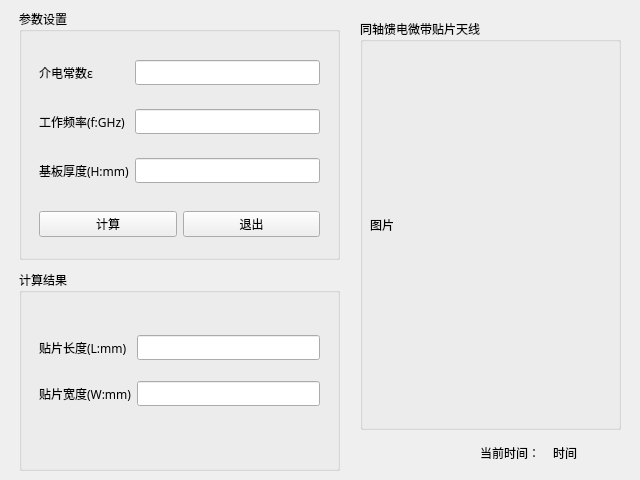
<?xml version="1.0" encoding="UTF-8"?>
<ui version="4.0">
 <class>Form</class>
 <widget class="QWidget" name="Form">
  <property name="geometry">
   <rect>
    <x>0</x>
    <y>0</y>
    <width>640</width>
    <height>480</height>
   </rect>
  </property>
  <property name="minimumSize">
   <size>
    <width>640</width>
    <height>480</height>
   </size>
  </property>
  <property name="maximumSize">
   <size>
    <width>640</width>
    <height>480</height>
   </size>
  </property>
  <property name="windowTitle">
   <string>天线计算工具 V1.0 By LiFZ</string>
  </property>
  <widget class="QGroupBox" name="groupBox_1">
   <property name="geometry">
    <rect>
     <x>19</x>
     <y>9</y>
     <width>321</width>
     <height>251</height>
    </rect>
   </property>
   <property name="font">
    <font>
     <family>微软雅黑</family>
     <pointsize>9</pointsize>
    </font>
   </property>
   <property name="title">
    <string>参数设置</string>
   </property>
   <widget class="QWidget" name="layoutWidget">
    <property name="geometry">
     <rect>
      <x>20</x>
      <y>33</y>
      <width>281</width>
      <height>161</height>
     </rect>
    </property>
    <layout class="QGridLayout" name="gridLayout">
     <item row="0" column="0">
      <widget class="QLabel" name="label_1">
       <property name="text">
        <string>介电常数ε</string>
       </property>
      </widget>
     </item>
     <item row="0" column="1">
      <widget class="QLineEdit" name="lineEdit_1"/>
     </item>
     <item row="1" column="0">
      <widget class="QLabel" name="label_2">
       <property name="text">
        <string>工作频率(f:GHz)</string>
       </property>
      </widget>
     </item>
     <item row="1" column="1">
      <widget class="QLineEdit" name="lineEdit_2"/>
     </item>
     <item row="2" column="0">
      <widget class="QLabel" name="label_3">
       <property name="text">
        <string>基板厚度(H:mm)</string>
       </property>
      </widget>
     </item>
     <item row="2" column="1">
      <widget class="QLineEdit" name="lineEdit_3"/>
     </item>
    </layout>
   </widget>
   <widget class="QWidget" name="layoutWidget">
    <property name="geometry">
     <rect>
      <x>20</x>
      <y>200</y>
      <width>281</width>
      <height>31</height>
     </rect>
    </property>
    <layout class="QGridLayout" name="gridLayout_2">
     <item row="0" column="0">
      <widget class="QPushButton" name="pushButton_1">
       <property name="text">
        <string>计算</string>
       </property>
      </widget>
     </item>
     <item row="0" column="1">
      <widget class="QPushButton" name="pushButton_2">
       <property name="text">
        <string>退出</string>
       </property>
      </widget>
     </item>
    </layout>
   </widget>
  </widget>
  <widget class="QGroupBox" name="groupBox_2">
   <property name="geometry">
    <rect>
     <x>19</x>
     <y>270</y>
     <width>321</width>
     <height>201</height>
    </rect>
   </property>
   <property name="font">
    <font>
     <family>微软雅黑</family>
     <pointsize>9</pointsize>
    </font>
   </property>
   <property name="title">
    <string>计算结果</string>
   </property>
   <widget class="QWidget" name="layoutWidget">
    <property name="geometry">
     <rect>
      <x>20</x>
      <y>50</y>
      <width>281</width>
      <height>101</height>
     </rect>
    </property>
    <layout class="QGridLayout" name="gridLayout_3">
     <item row="0" column="0">
      <widget class="QLabel" name="label_4">
       <property name="text">
        <string>贴片长度(L:mm)</string>
       </property>
      </widget>
     </item>
     <item row="0" column="1">
      <widget class="QLineEdit" name="lineEdit_4">
       <property name="readOnly">
        <bool>true</bool>
       </property>
      </widget>
     </item>
     <item row="1" column="0">
      <widget class="QLabel" name="label_5">
       <property name="text">
        <string>贴片宽度(W:mm)</string>
       </property>
      </widget>
     </item>
     <item row="1" column="1">
      <widget class="QLineEdit" name="lineEdit_5">
       <property name="readOnly">
        <bool>true</bool>
       </property>
      </widget>
     </item>
    </layout>
   </widget>
  </widget>
  <widget class="QGroupBox" name="groupBox_4">
   <property name="geometry">
    <rect>
     <x>360</x>
     <y>19</y>
     <width>261</width>
     <height>411</height>
    </rect>
   </property>
   <property name="font">
    <font>
     <family>微软雅黑</family>
    </font>
   </property>
   <property name="title">
    <string>同轴馈电微带贴片天线</string>
   </property>
   <widget class="QLabel" name="label_8">
    <property name="geometry">
     <rect>
      <x>10</x>
      <y>110</y>
      <width>241</width>
      <height>191</height>
     </rect>
    </property>
    <property name="text">
     <string>图片</string>
    </property>
   </widget>
  </widget>
  <widget class="QLabel" name="label_7">
   <property name="geometry">
    <rect>
     <x>553</x>
     <y>437</y>
     <width>61</width>
     <height>31</height>
    </rect>
   </property>
   <property name="font">
    <font>
     <family>微软雅黑</family>
    </font>
   </property>
   <property name="text">
    <string>时间</string>
   </property>
  </widget>
  <widget class="QLabel" name="label_6">
   <property name="geometry">
    <rect>
     <x>480</x>
     <y>437</y>
     <width>75</width>
     <height>31</height>
    </rect>
   </property>
   <property name="font">
    <font>
     <family>微软雅黑</family>
    </font>
   </property>
   <property name="text">
    <string>当前时间：</string>
   </property>
  </widget>
 </widget>
 <resources/>
 <connections/>
</ui>
